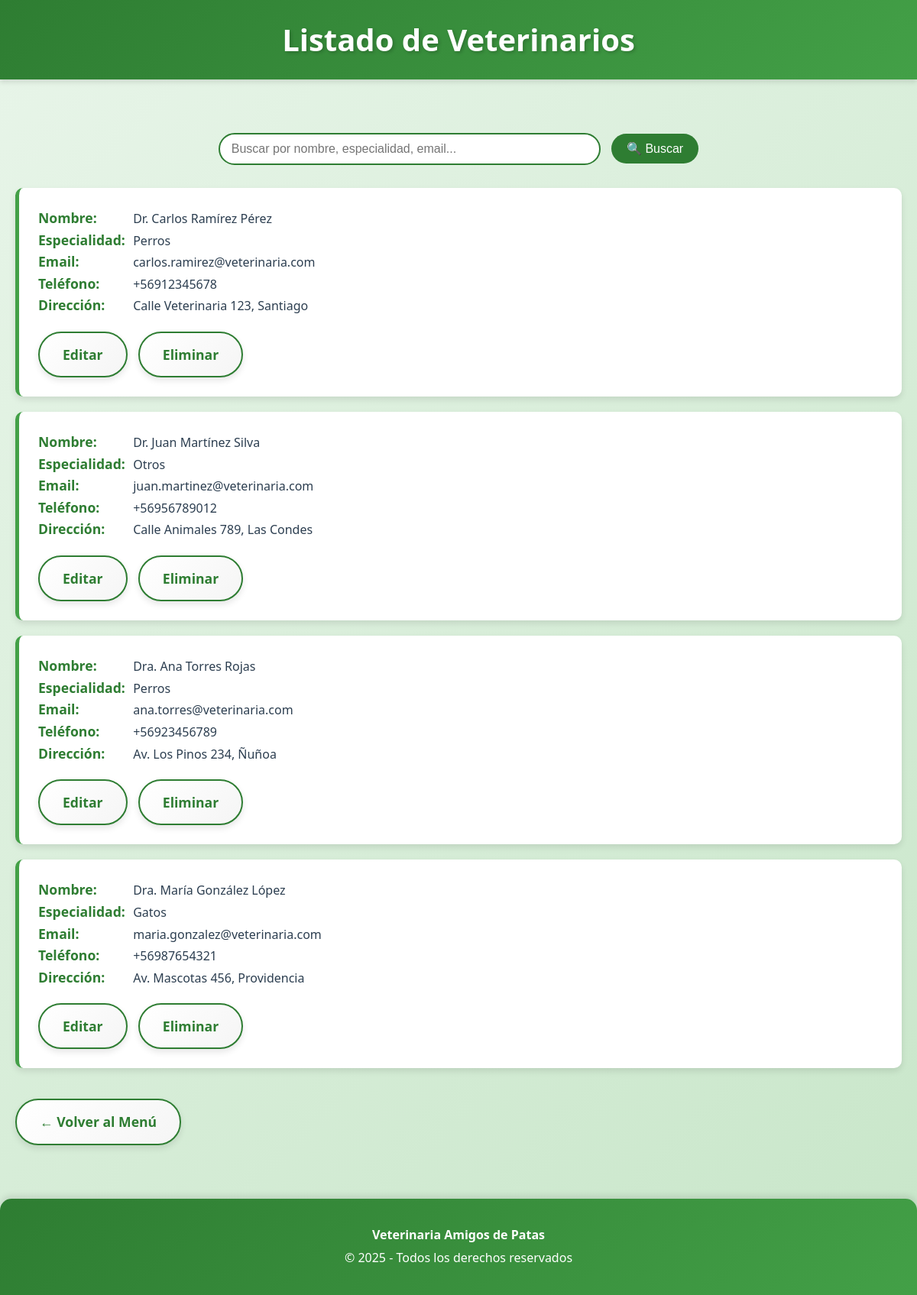
The app's page /veterinarios/ (signed in) with its own data.
### appVeterinaria/models.py (models this page shows, shortened)
class Veterinario(models.Model):
    ESPECIALIDAD_CHOICES = [
        ('Perros', 'Perros'),
        ('Gatos', 'Gatos'),
        ('Otros', 'Otros'),
    ]
    nombre_veterinario = models.CharField(
        max_length=100,
        unique=True,
        validators=[MinLengthValidator(2)],
        verbose_name="Nombres y Apellidos"
    )
    especialidad = models.CharField(
        max_length=100,
        choices=ESPECIALIDAD_CHOICES,
        verbose_name="Especialidad"
    )
    email = models.EmailField(
        unique=True,
        validators=[EmailValidator()],
        verbose_name="Correo Electrónico"
    )
    telefono = models.CharField(
        max_length=15,
        unique=True,
        validators=[RegexValidator(
            regex=r'^\+?1?\d{9,15}$',
            message="El número de teléfono debe tener entre 9 y 15 dígitos."
        )],
        verbose_name="Teléfono"
    )
    direccion = models.CharField(
        max_length=255,
        validators=[MinLengthValidator(5)],
        verbose_name="Dirección"
    )

### appVeterinaria/views.py (the view)
# urls.py: path('veterinarios/', views.lista_veterinarios, name='lista_veterinarios'),
def lista_veterinarios(request):
    if not usuario_logueado(request):
        messages.error(request, 'Debes iniciar sesión para acceder a esta sección.')
        return redirect('inicio')
    if not tiene_permiso(request, 'veterinarios'):
        messages.error(request, 'No tienes permisos para acceder a esta sección.')
        return redirect('inicio')
    search_query = request.GET.get('search', '')
    if search_query:
        veterinarios = Veterinario.objects.filter(
            Q(nombre_veterinario__icontains=search_query) |
            Q(especialidad__icontains=search_query) |
            Q(email__icontains=search_query) |
            Q(telefono__icontains=search_query)
        ).order_by('nombre_veterinario')
    else:
        veterinarios = Veterinario.objects.all().order_by('nombre_veterinario')
    paginator = Paginator(veterinarios, 5)
    page_number = request.GET.get('page')
    page_obj = paginator.get_page(page_number)
    return render(request, 'appVeterinaria/veterinarios.html', {
        'veterinarios': page_obj,
        'search_query': search_query,
        'page_obj': page_obj
    })

### appVeterinaria/views.py (called while the page is built)
def usuario_logueado(request):
    return request.session.get('user_logged', False)

def tiene_permiso(request, modulo):
    if not usuario_logueado(request):
        return False
    rol = request.session.get('rol', '')
    permisos = PERMISOS_ROL.get(rol, [])
    return modulo in permisos

### templates/appVeterinaria/veterinarios.html (shortened to what this page needs)
<!DOCTYPE html>
<html lang="es">
<head>
    {% load static %}
    <link rel="stylesheet" href="{% static 'css/styles.css' %}">
</head>
<body>
    <header class="main-header">
        <h1>Listado de Veterinarios</h1>
    </header>
    <div class="content">
        <div class="search-box">
            <form method="get">
                <input type="text" name="search" placeholder="Buscar por nombre, especialidad, email..." value="{{ search_query }}">
                <button type="submit">🔍 Buscar</button>
            </form>
        </div>
        <ul class="data-list">
            {% for veterinario in veterinarios %}
            <li class="data-item">
                <strong>Nombre:</strong> {{ veterinario.nombre_veterinario }}<br>
                <strong>Especialidad:</strong> {{ veterinario.especialidad }}<br>
                <strong>Email:</strong> {{ veterinario.email }}<br>
                <strong>Teléfono:</strong> {{ veterinario.telefono }}<br>
                <strong>Dirección:</strong> {{ veterinario.direccion }}<br>
                <a href="{% url 'editar_veterinario' veterinario.id %}" class="btn-menu" style="background-color: #2196F3; margin-right: 10px;">Editar</a>
                <a href="{% url 'eliminar_veterinario' veterinario.id %}" class="btn-menu" style="background-color: #f44336;">Eliminar</a>
            </li>
            {% empty %}
            <li class="data-item">No se encontraron veterinarios{% if search_query %} con ese criterio de búsqueda{% endif %}.</li>
            {% endfor %}
        </ul>
        <a href="{% url 'inicio' %}" class="btn-menu">← Volver al Menú</a>
    </div>
    <div class="footer">
        <p><strong>Veterinaria Amigos de Patas</strong></p>
        <p>&copy; 2025 - Todos los derechos reservados</p>
    </div>
</body>
</html>

### static/css/styles.css (style rules this page uses)
:root { --primary-green: #2e7d32; --secondary-green: #43a047; --light-green: #66bb6a; --very-light-green: #c8e6c9; --background-green: #e8f5e9; --dark-green: #1b5e20; --accent-orange: #ff9800; --white: #ffffff; --text-dark: #2c3e50; --shadow: rgba(0, 0, 0, 0.1); --shadow-hover: rgba(0, 0, 0, 0.2); }
* { margin: 0; padding: 0; box-sizing: border-box; }
body { font-family: 'Segoe UI', Tahoma, Geneva, Verdana, sans-serif; background: linear-gradient(135deg, #e8f5e9 0%, #c8e6c9 100%); color: var(--text-dark); line-height: 1.6; min-height: 100vh; }
.main-header { background: linear-gradient(135deg, var(--primary-green) 0%, var(--secondary-green) 100%); padding: 20px; color: var(--white); box-shadow: 0 4px 6px var(--shadow); position: sticky; top: 0; z-index: 100; }
.main-header h1 { display: flex; align-items: center; justify-content: center; font-size: 2.5em; margin: 0; text-shadow: 2px 2px 4px rgba(0, 0, 0, 0.2); animation: slideDown 0.5s ease-out; }
.content { max-width: 1200px; margin: 30px auto; padding: 20px; animation: fadeIn 0.6s ease-out; }
.data-list { list-style: none; padding: 0; margin-top: 30px; }
.data-item { background: var(--white); margin: 20px 0; padding: 25px; border-left: 5px solid var(--secondary-green); border-radius: 10px; box-shadow: 0 4px 8px var(--shadow); transition: all 0.3s ease; animation: slideIn 0.5s ease-out; }
.data-item strong { color: var(--primary-green); font-size: 1.1em; display: inline-block; min-width: 120px; }
.btn-menu { display: inline-block; padding: 14px 30px; background: linear-gradient(135deg, var(--white) 0%, #f5f5f5 100%); color: var(--primary-green); text-align: center; text-decoration: none; border: 2px solid var(--primary-green); border-radius: 30px; font-size: 1.1em; font-weight: bold; transition: all 0.3s ease; margin-top: 20px; box-shadow: 0 4px 8px var(--shadow); }
.footer { text-align: center; margin-top: 50px; padding: 30px 20px; background: linear-gradient(135deg, var(--primary-green) 0%, var(--secondary-green) 100%); color: var(--white); border-radius: 15px 15px 0 0; box-shadow: 0 -4px 8px var(--shadow); }
.footer p { margin: 5px 0; font-size: 1em; }

### templates/appVeterinaria/search_pagination.html (style rules this page uses)
.search-box { margin: 20px 0; text-align: center; }
.search-box input { padding: 10px 15px; width: 60%; max-width: 500px; border: 2px solid var(--primary-green); border-radius: 25px; font-size: 16px; }
.search-box button { padding: 10px 20px; background-color: var(--primary-green); color: white; border: none; border-radius: 25px; cursor: pointer; margin-left: 10px; font-size: 16px; }

### records on screen
Veterinario: nombre_veterinario "Dr. Carlos Ramírez Pérez", especialidad "Perros", email "carlos.ramirez@veterinaria.com", telefono "+56912345678", direccion "Calle Veterinaria 123, Santiago"
Veterinario: nombre_veterinario "Dr. Juan Martínez Silva", especialidad "Otros", email "juan.martinez@veterinaria.com", telefono "+56956789012", direccion "Calle Animales 789, Las Condes"
Veterinario: nombre_veterinario "Dra. Ana Torres Rojas", especialidad "Perros", email "ana.torres@veterinaria.com", telefono "+56923456789", direccion "Av. Los Pinos 234, Ñuñoa"
Veterinario: nombre_veterinario "Dra. María González López", especialidad "Gatos", email "maria.gonzalez@veterinaria.com", telefono "+56987654321", direccion "Av. Mascotas 456, Providencia"
